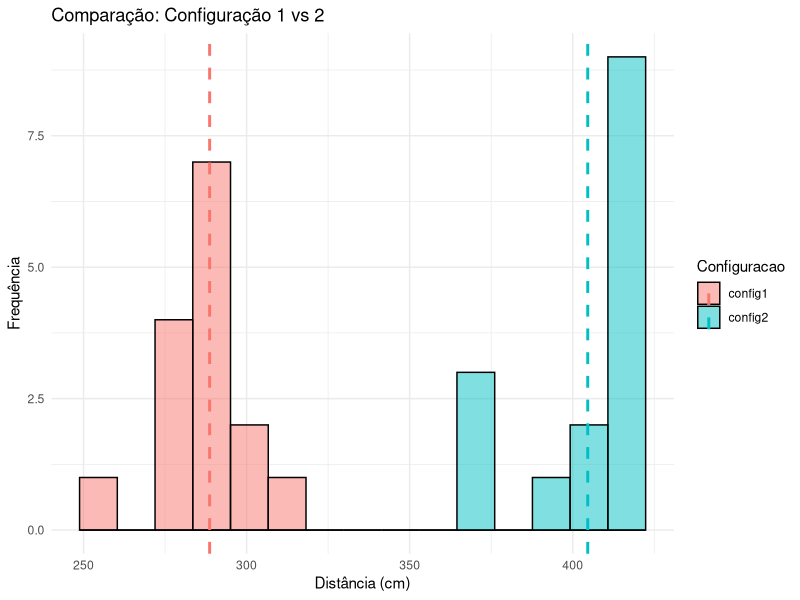

This chart was generated by the following R code:
## ---- chunk 1
#| echo: false
#| warning: false

df <- read.csv("dados.csv", sep = ";")

# Apply scalar addition to specific column vectors
df$config1 <- df$config1 + 220
df$config2 <- df$config2 + 330

# Output the modified DataFrame
knitr::kable(t(df))
## ---- chunk 2
#| code-fold: false
#| code-line-numbers: true
library(ggplot2)
library(tidyr)

# Transform wide data matrix to a long-format dataframe
df_long <- pivot_longer(df, cols = c(config1, config2), 
                        names_to = "Configuracao", values_to = "Distancia")

# Compute statistical aggregates dynamically
means <- aggregate(Distancia ~ Configuracao, df_long, mean)

# Construct the layered geometry
ggplot(df_long, aes(x = Distancia, fill = Configuracao)) +
  geom_histogram(alpha = 0.5, position = "identity", bins = 15, color = "black") +
  geom_vline(data = means, aes(xintercept = Distancia, color = Configuracao), 
             linetype = "dashed", linewidth = 1) +
  labs(title = "Comparação: Configuração 1 vs 2",
       x = "Distância (cm)", 
       y = "Frequência") +
  theme_minimal()
